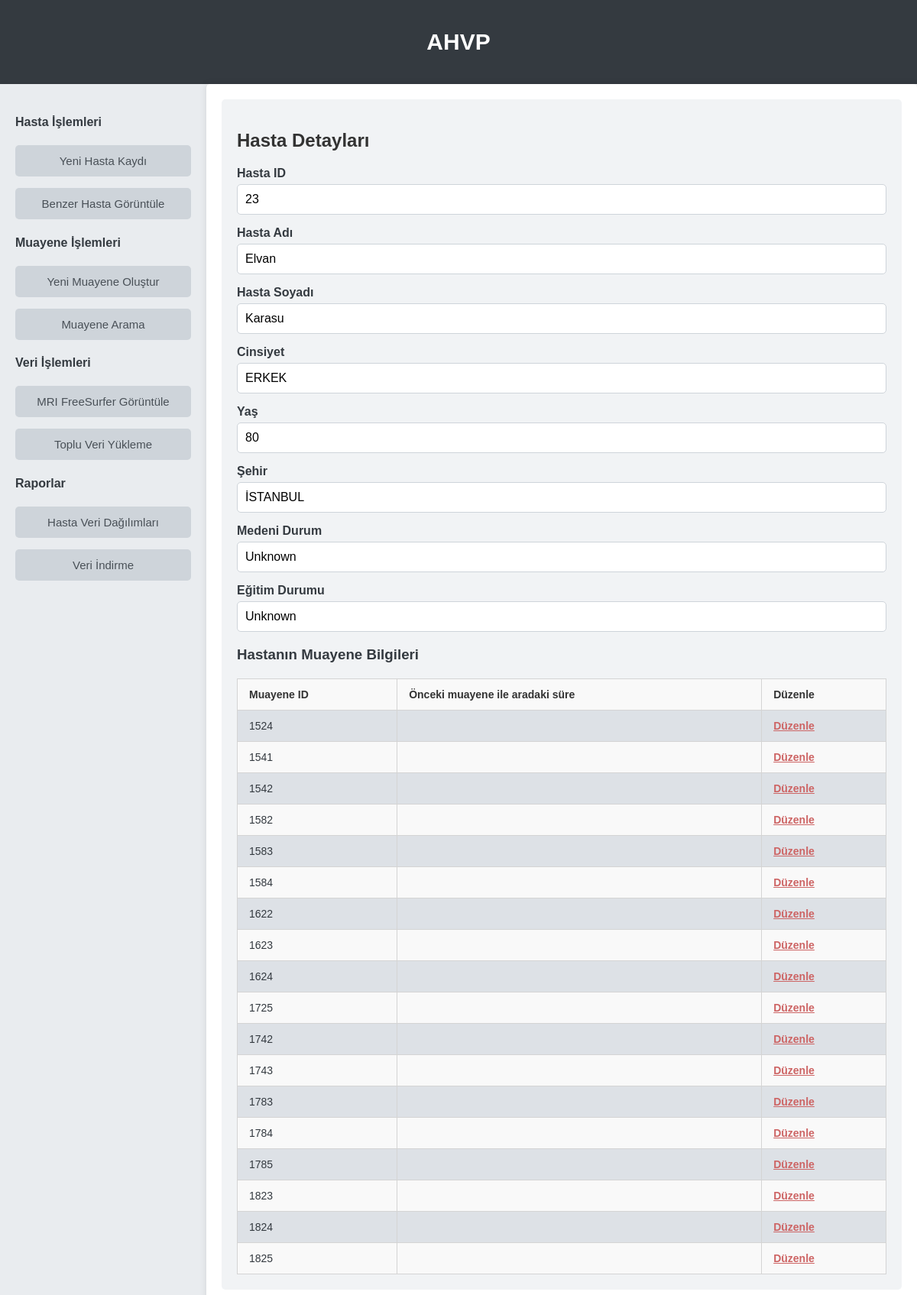
Screenshot of /hasta/23/ with the database file from the repository.
### AHVP_app/models.py (models this page shows, shortened)
class Hasta(models.Model):
    hasta_id = models.AutoField(primary_key=True)
    isim = models.CharField(max_length=100)
    soyisim = models.CharField(max_length=100)
    cinsiyet = models.CharField(max_length=10, choices=CINSIYET_CHOICES)
    yas = models.IntegerField()
    sehir = models.CharField(max_length=100, choices=SEHIR_CHOICES)
    medeni_durum = models.CharField(max_length=100, choices=MEDENI_DURUM_CHOICES)
    egitim_durumu = models.CharField(max_length=100, choices=EGITIM_DURUM_CHOICES)
    meslek = models.CharField(max_length=100)

class Muayene(models.Model):
    hasta = models.ForeignKey(Hasta, on_delete=models.CASCADE)  # The examination belongs to a patient
    sifrelenmis_tarih = models.CharField(max_length=255)  # Encrypted date
    denge_bozuklugu = models.BooleanField(default=False)
    serebellar_bulgular = models.BooleanField(default=False)
    ense_sertligi = models.BooleanField(default=False)
    parkinsonizm = models.BooleanField(default=False)
    kranial_sinir_bulgulari = models.BooleanField(default=False)
    motor_duygusal_bulgular = models.BooleanField(default=False)
    patolojik_refleks = models.BooleanField(default=False)
    acer = models.IntegerField(null=True, blank=True)
    npt = models.IntegerField(null=True, blank=True)
    beck_depresyon = models.IntegerField(null=True, blank=True)
    beck_anksiyete = models.IntegerField(null=True, blank=True)
    geriatrik_depresyon = models.IntegerField(null=True, blank=True)
    mmse_zaman = models.IntegerField(null=True, blank=True)
    mmse_yer = models.IntegerField(null=True, blank=True)
    mmse_kayithafizasi = models.IntegerField(null=True, blank=True)
    mmse_dikkat = models.IntegerField(null=True, blank=True)
    mmse_hatirlama = models.IntegerField(null=True, blank=True)
    mmse_lisan = models.IntegerField(null=True, blank=True)
    mmse = models.IntegerField(null=True, blank=True)
    glukoz = models.DecimalField(max_digits=5, decimal_places=2, null=True, blank=True)
    tam_kan_hb = models.DecimalField(max_digits=5, decimal_places=2, null=True, blank=True)
    tam_kan_lym = models.DecimalField(max_digits=5, decimal_places=2, null=True, blank=True)
    tam_kan_neu = models.DecimalField(max_digits=5, decimal_places=2, null=True, blank=True)
    tam_kan_plt = models.DecimalField(max_digits=5, decimal_places=2, null=True, blank=True)
    vitamin_b12 = models.DecimalField(max_digits=5, decimal_places=2, null=True, blank=True)
    tiroid_fonksiyon = models.DecimalField(max_digits=5, decimal_places=2, null=True, blank=True)
    ast = models.DecimalField(max_digits=5, decimal_places=2, null=True, blank=True)
    alt = models.DecimalField(max_digits=5, decimal_places=2, null=True, blank=True)
    ldh = models.DecimalField(max_digits=5, decimal_places=2, null=True, blank=True)
    bun = models.DecimalField(max_digits=5, decimal_places=2, null=True, blank=True)
    kreatinin = models.DecimalField(max_digits=5, decimal_places=2, null=True, blank=True)
    uric_acid = models.DecimalField(max_digits=5, decimal_places=2, null=True, blank=True)
    eritrosit = models.DecimalField(max_digits=5, decimal_places=2, null=True, blank=True)
    sedim = models.DecimalField(max_digits=5, decimal_places=2, null=True, blank=True)
    vldrl = models.CharField(max_length=100, null=True, blank=True)
    bt_sonucu = models.TextField(null=True, blank=True)
    mri_notlari = models.TextField(null=True, blank=True)
    mri_tarihi = models.DateField(null=True, blank=True)
    mri_freesurfer = models.FileField(upload_to='mri/', null=True, blank=True)
    pet1 = models.DecimalField(max_digits=5, decimal_places=2, null=True, blank=True)
    pet2 = models.DecimalField(max_digits=5, decimal_places=2, null=True, blank=True)
    pet3 = models.DecimalField(max_digits=5, decimal_places=2, null=True, blank=True)
    pet4 = models.DecimalField(max_digits=5, decimal_places=2, null=True, blank=True)
    pet5 = models.DecimalField(max_digits=5, decimal_places=2, null=True, blank=True)
    pet6 = models.DecimalField(max_digits=5, decimal_places=2, null=True, blank=True)
    pet7 = models.DecimalField(max_digits=5, decimal_places=2, null=True, blank=True)
    pet8 = models.DecimalField(max_digits=5, decimal_places=2, null=True, blank=True)
    pet9 = models.DecimalField(max_digits=5, decimal_places=2, null=True, blank=True)
    pet10 = models.DecimalField(max_digits=5, decimal_places=2, null=True, blank=True)
    pa_akciger_grafisi = models.TextField(null=True, blank=True)
    eeg_sonucu = models.TextField(null=True, blank=True)
    eeg_file = models.FileField(upload_to='mri/', null=True, blank=True)
    amiloid = models.DecimalField(max_digits=5, decimal_places=2, null=True, blank=True)
    tau = models.DecimalField(max_digits=5, decimal_places=2, null=True, blank=True)
    ek_testler = models.TextField(null=True, blank=True)

### AHVP_app/views.py (the view)
# urls.py: path('hasta/<int:patient_id>/', views.patient_detail_view, name='patient_detail_view'),
def patient_detail_view(request, patient_id):
    hasta = get_object_or_404(Hasta, hasta_id=patient_id)
    muayeneler = Muayene.objects.filter(hasta=hasta)
    return render(request, 'patient_detail_view.html', {'hasta': hasta , 'muayeneler': muayeneler})

### AHVP_app/templates/patient_detail_view.html (shortened to what this page needs)
{% extends 'base.html' %}
{% block content %}
<div class="dashboard-content">
    <h2>Hasta Detayları</h2>
    {% if hasta %}
    <div class="patient-info">
        {% include 'components/textfield.html' with id='hasta_id' label='Hasta ID' name='hasta_id' value=hasta.hasta_id placeholder='Hasta ID' style_class='form-control' readonly=True %}
        {% include 'components/textfield.html' with id='isim' label='Hasta Adı' name='isim' value=hasta.isim placeholder='Hasta Adı' style_class='form-control' readonly=True %}
        {% include 'components/textfield.html' with id='soyisim' label='Hasta Soyadı' name='soyisim' value=hasta.soyisim placeholder='Hasta Soyadı' style_class='form-control' readonly=True %}
        {% include 'components/textfield.html' with id='cinsiyet' label='Cinsiyet' name='cinsiyet' value=hasta.get_cinsiyet_display placeholder='Cinsiyet' style_class='form-control' readonly=True %}
        {% include 'components/textfield.html' with id='yas' label='Yaş' name='yas' value=hasta.yas placeholder='Yaş' style_class='form-control' readonly=True %}
        {% include 'components/textfield.html' with id='sehir' label='Şehir' name='sehir' value=hasta.get_sehir_display placeholder='Şehir' style_class='form-control' readonly=True %}
        {% include 'components/textfield.html' with id='medeni_durum' label='Medeni Durum' name='medeni_durum' value=hasta.get_medeni_durum_display placeholder='Medeni Durum' style_class='form-control' readonly=True %}
        {% include 'components/textfield.html' with id='egitim_durumu' label='Eğitim Durumu' name='egitim_durumu' value=hasta.get_egitim_durumu_display placeholder='Eğitim Durumu' style_class='form-control' readonly=True %}
    </div>
    {% else %}
        <p>Hasta bilgisi bulunamadı.</p>
    {% endif %}
    <h3>Hastanın Muayene Bilgileri</h3>
    <div class="table-container">
        <table>
            <tr>
                <th>Muayene ID</th>
                <th>Önceki muayene ile aradaki süre</th>
                <th>Düzenle</th>
            </tr>
            {% for muayene in muayeneler %}
            <tr>
                <td>{{ muayene.id }}</td>
                <td></td>
                <td>
                    <a href="{% url 'edit_examination_view' muayene.id %}" style="color: rgb(205, 100, 100); font-weight: bold;">
                        Düzenle
                    </a>
                </td>
            </tr>
            {% endfor %}
        </table>
    </div>
</div>
{% endblock %}

### AHVP_app/templates/components/textfield.html
<div class="textfield">
    <label for="{{ id }}">{{ label }}</label>
    <input type="text" id="{{ id }}" name="{{ name }}" value="{{ value }}" placeholder="{{ placeholder }}" class="{{ style_class }}" {% if readonly %}readonly{% endif %}>
</div>

### AHVP_app/static/css/style.css (style rules this page uses)
body, html { margin: 0; padding: 0; font-family: 'Arial', sans-serif; background-color: #f8f9fa; color: #343a40; }
.dashboard-content { padding: 20px; border-radius: 5px; background-color: #f1f3f5; }
.textfield { margin-bottom: 15px; }
.textfield label { display: block; margin-bottom: 5px; font-weight: bold; }
.textfield input { width: 100%; padding: 10px; border: 1px solid #ced4da; border-radius: 5px; font-size: 16px; box-sizing: border-box; }
.textfield input::placeholder { color: #aaa; }

### AHVP_app/templates/patient_detail_view.html (style rules this page uses)
.table-container { overflow-x: auto; width: 100%; max-width: 100%; position: relative; margin-top: 20px; }
table { width: 100%; border-collapse: collapse; font-size: 14px; border: 1px solid #d4d4d4; }
table th, table td { padding: 12px 15px; text-align: left; border: 1px solid #d4d4d4; }
table th { background-color: #f9f9f9; font-weight: bold; color: #333; }
table tr:nth-child(odd) { background-color: #f9f9f9; }
table tr:nth-child(even) { background-color: #dde1e6; }
h2 { color: #333; margin-bottom: 20px; }

### rows the page displays
Hasta: isim "Elvan", soyisim "Karasu", cinsiyet "ERKEK", sehir "İSTANBUL", medeni_durum "Unknown", egitim_durumu "Unknown"
Muayene: id "1524"
Muayene: id "1541"
Muayene: id "1542"
Muayene: id "1582"
Muayene: id "1583"
Muayene: id "1584"
Muayene: id "1622"
Muayene: id "1623"
Muayene: id "1624"
Muayene: id "1725"
Muayene: id "1742"
Muayene: id "1743"
Muayene: id "1783"
Muayene: id "1784"
Muayene: id "1785"
Muayene: id "1823"
Muayene: id "1824"
Muayene: id "1825"

### other values shown
{{ label }} "Yeni Hasta Kaydı Benzer Hasta Görüntüle Yeni Muayene Oluştur Muayene Arama MRI FreeSurfer Görüntüle Toplu Veri Yükleme Hasta Veri Dağılımları Veri İndirme"
{{ label }} "Hasta ID Hasta Adı Hasta Soyadı Cinsiyet Yaş Şehir Medeni Durum Eğitim Durumu"
